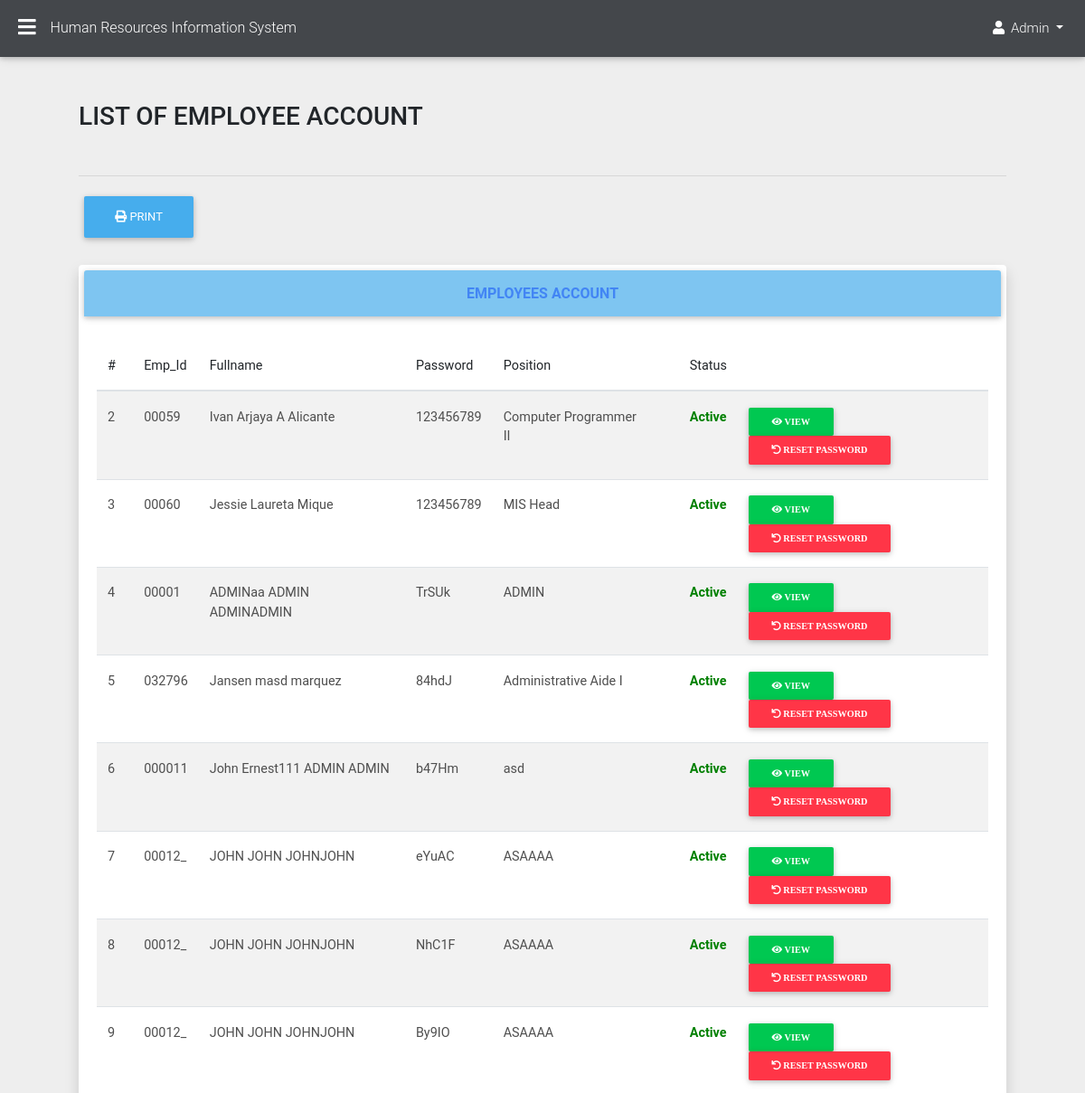
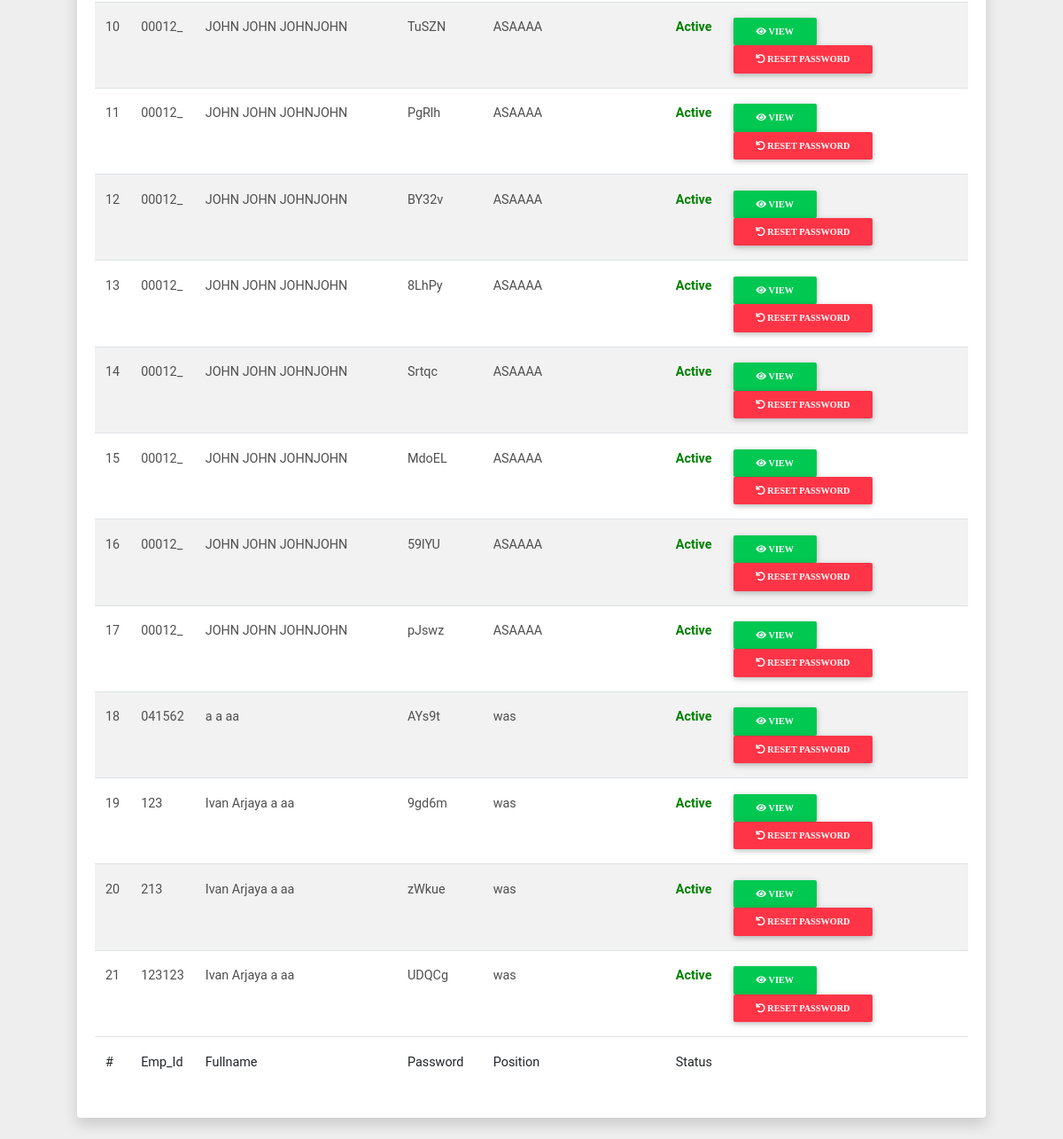
The app's page /HR-ADMIN/page/employee/employee_account.php (signed in) with its own data (2 pictures, top to bottom).
### tables this page shows
CREATE TABLE `emp_profile` (
  `profile_id` int(11) NOT NULL,
  `employee_picture` varchar(100) NOT NULL DEFAULT ' ',
  `employee_firstname` varchar(100) NOT NULL DEFAULT ' ',
  `employee_middlename` varchar(100) NOT NULL DEFAULT ' ',
  `employee_lastname` varchar(100) NOT NULL DEFAULT ' ',
  `employee_extensionname` varchar(100) NOT NULL DEFAULT ' ',
  `employee_datebirth` date NOT NULL,
  `employee_placebirth` varchar(100) NOT NULL DEFAULT ' ',
  `employee_sex` varchar(100) NOT NULL DEFAULT ' ',
  `employee_civilstatus` varchar(100) NOT NULL DEFAULT ' ',
  `employee_height` varchar(100) NOT NULL DEFAULT ' ',
  `employee_weight` varchar(100) NOT NULL DEFAULT ' ',
  `employee_bloodtype` varchar(100) NOT NULL DEFAULT ' ',
  `employee_citizenship` varchar(100) NOT NULL DEFAULT ' ',
  `employee_Rblock` varchar(100) NOT NULL DEFAULT ' ',
  `employee_Rstreet` varchar(100) NOT NULL DEFAULT ' ',
  `employee_Rvillage` varchar(100) NOT NULL DEFAULT ' ',
  `employee_Rbarangay` varchar(100) NOT NULL DEFAULT ' ',
  `employee_Rcity` varchar(100) NOT NULL DEFAULT ' ',
  `employee_Rprovince` varchar(100) NOT NULL DEFAULT ' ',
  `employee_Rzipcode` varchar(100) NOT NULL DEFAULT ' ',
  `employee_Pblock` varchar(100) NOT NULL DEFAULT ' ',
  `employee_Pstreet` varchar(100) NOT NULL DEFAULT ' ',
  `employee_Pvillage` varchar(100) NOT NULL DEFAULT ' ',
  `employee_Pbarangay` varchar(100) NOT NULL DEFAULT ' ',
  `employee_Pcity` varchar(100) NOT NULL DEFAULT ' ',
  `employee_Pprovince` varchar(100) NOT NULL DEFAULT ' ',
  `employee_Pzipcode` varchar(100) NOT NULL DEFAULT ' ',
  `employee_telephone` varchar(100) NOT NULL DEFAULT ' ',
  `employee_contact` varchar(100) NOT NULL DEFAULT ' ',
  `employee_gsis` varchar(100) NOT NULL DEFAULT ' ',
  `employee_pagibig` varchar(100) NOT NULL DEFAULT ' ',
  `employee_philhealth` varchar(100) NOT NULL DEFAULT ' ',
  `employee_sss` varchar(100) NOT NULL DEFAULT ' ',
  `employee_tin` varchar(100) NOT NULL DEFAULT ' ',
  `employee_agency` varchar(225) NOT NULL DEFAULT ' ',
  `employee_email` varchar(225) NOT NULL DEFAULT ' ',
  `account_id` int(11) NOT NULL
);

CREATE TABLE `account` (
  `Id` int(11) NOT NULL,
  `employee_id` varchar(100) NOT NULL DEFAULT ' ',
  `password` varchar(100) NOT NULL DEFAULT ' ',
  `role` varchar(100) NOT NULL DEFAULT ' ',
  `employee_position` varchar(100) NOT NULL DEFAULT ' ',
  `employee_department` varchar(100) NOT NULL DEFAULT ' ',
  `employee_salarygrade` varchar(100) NOT NULL DEFAULT ' ',
  `employee_salarystep` varchar(100) NOT NULL DEFAULT ' ',
  `employee_salarycos` varchar(100) NOT NULL DEFAULT ' ',
  `employee_type` varchar(100) NOT NULL DEFAULT ' ',
  `employee_status` varchar(100) NOT NULL DEFAULT ' ',
  `employee_start` varchar(100) NOT NULL DEFAULT ' ',
  `employee_active` varchar(100) NOT NULL DEFAULT ' ',
  `employee_history` varchar(100) NOT NULL DEFAULT ' ',
  `dated` varchar(100) NOT NULL DEFAULT ' '
);

### HR-ADMIN/page/employee/employee_account.php (the view, shortened to what this page needs)
<?php
include "../sidebar1.php";
?>
<main>
  <div class="container-fluid">
<br>
<h1 class="h3 mb-2 text-gray-800">LIST OF EMPLOYEE ACCOUNT</h1>
<br>
<hr>
    <a type="button" class="btn btn-primary " href="fpdf/ACCOUNT.php?"  target="_blank">
        <span class ="fa fa-print "></span>
            Print
</a>
    <br>
<br>
<div class="card shadow mb-4 ">
<div class="card-header py-3 btn peach-primary btn-rounded">
        <h6 class="m-0 font-weight-bold text-primary">Employees Account</h6>
</div>
    <div class="card-body">
        <div class="table-responsive">
        <table id="myTable" class="table table-striped account" cellspacing="0" width="100%">
            <thead>
                    <tr>
                        <th>#</th>
                        <th>Emp_Id</th>
                        <th>Fullname</th>
                        <th>Password</th>
                        <th>Position</th>
                        <th></th>
                        <th>Status</th><th></th>
                    </tr>
                </thead>
                <tfoot>
                    <tr>
                        <th>#</th>
                        <th>Emp_Id</th>
                        <th>Fullname</th>
                        <th>Password</th>
                        <th>Position</th>
                        <th></th>
                        <th>Status</th><th></th>
                    </tr>
                </tfoot>
                <tbody>
                <?php
                    $conn = dbConnect();
                    $account = $conn->prepare("SELECT * FROM account
                    INNER JOIN emp_profile ON emp_profile.account_id = account.Id
                    WHERE account.employee_history = ''   AND account.Id != $_SESSION[Id];");
                    $account->execute();
                    while($result = $account->fetch(PDO::FETCH_ASSOC)){
                    $Active= $result['employee_active'];
                    $warning ="<td style='color: red;'><b>$Active";
                    $actively ="<td style='color: green;'><b>$Active";
                     if($Active == 'Active'){
                        $Active =  $actively;
                    }else{
                        $Active =   $warning;
                         }
                      echo '<tr>
                                    <td>'.$result["Id"].'</td>
                                    <td>'.$result["employee_id"].'</td>
                                    <td>'.$result["employee_firstname"].'  '.$result["employee_middlename"].'  '.$result["employee_lastname"].''.$result["employee_extensionname"].'</td>
                                    <td>'.$result["password"].'</td>
                                    <td>'.$result["employee_position"].'</td>
                                    <td>'.$Active.'</td>
                                    <td>  <a  role="button" href="employee_account_update.php?edit='.$result["Id"].'"class="btn btn-success btn-sm"><span class ="fa fa-eye"> View</a>
                                          <a role="button" onclick="ResetPass('.$result["Id"].');" class="btn btn-danger btn-sm"><span class ="fa fa-undo"> Reset Password</span></a>
                                    </td>
                            </tr>';
                    }
                    ?>
                </tbody>
            </table>
        </div>
    </div>
</div>
</div>
</main>

### records on screen
emp_profile: account.Id "2", account.employee_id "00059", employee_firstname "Ivan Arjaya", employee_middlename "A", employee_lastname "Alicante", account.password "123456789", account.employee_position "Computer Programmer II", account.employee_active "Active"
emp_profile: account.Id "3", account.employee_id "00060", employee_firstname "Jessie", employee_middlename "Laureta", employee_lastname "Mique", account.password "123456789", account.employee_position "MIS Head", account.employee_active "Active"
emp_profile: account.Id "4", account.employee_id "00001", employee_firstname "ADMINaa", employee_middlename "ADMIN", employee_lastname "ADMIN", employee_extensionname "ADMIN", account.password "TrSUk", account.employee_position "ADMIN", account.employee_active "Active"
emp_profile: account.Id "5", account.employee_id "032796", employee_firstname "Jansen", employee_middlename "masd", employee_lastname "marquez", account.password "84hdJ", account.employee_position "Administrative Aide I", account.employee_active "Active"
emp_profile: account.Id "6", account.employee_id "000011", employee_firstname "John Ernest111", employee_middlename "ADMIN", employee_lastname "ADMIN", account.password "b47Hm", account.employee_position "asd", account.employee_active "Active"
emp_profile: account.Id "7", account.employee_id "00012_", employee_firstname "JOHN", employee_middlename "JOHN", employee_lastname "JOHN", employee_extensionname "JOHN", account.password "eYuAC", account.employee_position "ASAAAA", account.employee_active "Active"
emp_profile: account.Id "8", account.employee_id "00012_", employee_firstname "JOHN", employee_middlename "JOHN", employee_lastname "JOHN", employee_extensionname "JOHN", account.password "NhC1F", account.employee_position "ASAAAA", account.employee_active "Active"
emp_profile: account.Id "9", account.employee_id "00012_", employee_firstname "JOHN", employee_middlename "JOHN", employee_lastname "JOHN", employee_extensionname "JOHN", account.password "By9IO", account.employee_position "ASAAAA", account.employee_active "Active"
emp_profile: account.Id "10", account.employee_id "00012_", employee_firstname "JOHN", employee_middlename "JOHN", employee_lastname "JOHN", employee_extensionname "JOHN", account.password "TuSZN", account.employee_position "ASAAAA", account.employee_active "Active"
emp_profile: account.Id "11", account.employee_id "00012_", employee_firstname "JOHN", employee_middlename "JOHN", employee_lastname "JOHN", employee_extensionname "JOHN", account.password "PgRlh", account.employee_position "ASAAAA", account.employee_active "Active"
emp_profile: account.Id "12", account.employee_id "00012_", employee_firstname "JOHN", employee_middlename "JOHN", employee_lastname "JOHN", employee_extensionname "JOHN", account.password "BY32v", account.employee_position "ASAAAA", account.employee_active "Active"
emp_profile: account.Id "13", account.employee_id "00012_", employee_firstname "JOHN", employee_middlename "JOHN", employee_lastname "JOHN", employee_extensionname "JOHN", account.password "8LhPy", account.employee_position "ASAAAA", account.employee_active "Active"
emp_profile: account.Id "14", account.employee_id "00012_", employee_firstname "JOHN", employee_middlename "JOHN", employee_lastname "JOHN", employee_extensionname "JOHN", account.password "Srtqc", account.employee_position "ASAAAA", account.employee_active "Active"
emp_profile: account.Id "15", account.employee_id "00012_", employee_firstname "JOHN", employee_middlename "JOHN", employee_lastname "JOHN", employee_extensionname "JOHN", account.password "MdoEL", account.employee_position "ASAAAA", account.employee_active "Active"
emp_profile: account.Id "16", account.employee_id "00012_", employee_firstname "JOHN", employee_middlename "JOHN", employee_lastname "JOHN", employee_extensionname "JOHN", account.password "59lYU", account.employee_position "ASAAAA", account.employee_active "Active"
emp_profile: account.Id "17", account.employee_id "00012_", employee_firstname "JOHN", employee_middlename "JOHN", employee_lastname "JOHN", employee_extensionname "JOHN", account.password "pJswz", account.employee_position "ASAAAA", account.employee_active "Active"
emp_profile: account.Id "18", account.employee_id "041562", employee_firstname "a", employee_middlename "a", employee_lastname "a", employee_extensionname "a", account.password "AYs9t", account.employee_position "was", account.employee_active "Active"
emp_profile: account.Id "19", account.employee_id "123", employee_firstname "Ivan Arjaya", employee_middlename "a", employee_lastname "a", employee_extensionname "a", account.password "9gd6m", account.employee_position "was", account.employee_active "Active"
emp_profile: account.Id "20", account.employee_id "213", employee_firstname "Ivan Arjaya", employee_middlename "a", employee_lastname "a", employee_extensionname "a", account.password "zWkue", account.employee_position "was", account.employee_active "Active"
emp_profile: account.Id "21", account.employee_id "123123", employee_firstname "Ivan Arjaya", employee_middlename "a", employee_lastname "a", employee_extensionname "a", account.password "UDQCg", account.employee_position "was", account.employee_active "Active"

### other values on screen
$_SESSION['role'] "Admin"
